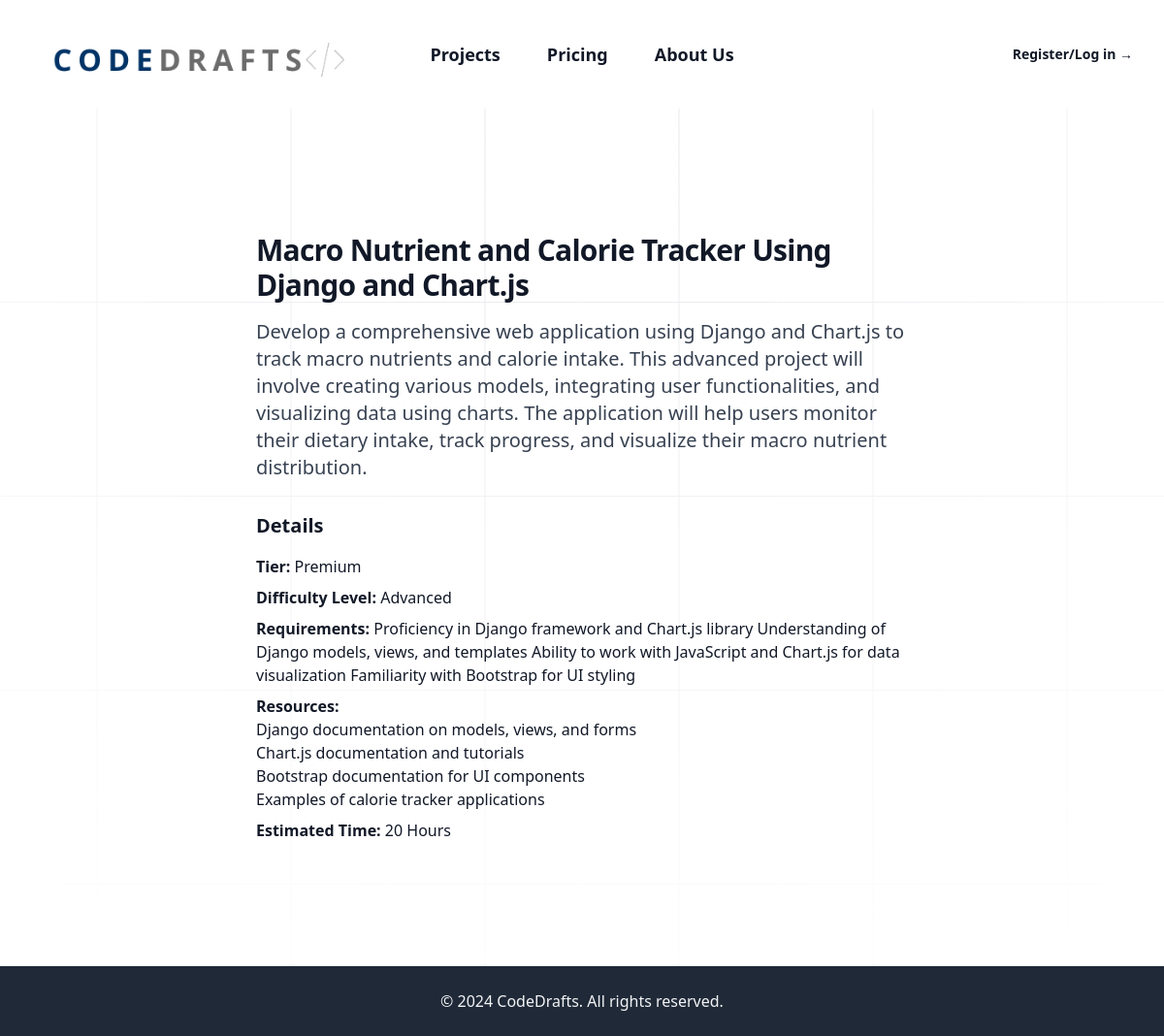
/tracker/, run on the app's committed database.
### main/models.py (models this page shows, shortened)
class Projects(models.Model):
    TIER_CHOICES = [
        ('Free', 'Free'),
        ('Premium', 'Premium'),
    ]
    DIFFICULTY_CHOICES = [
        ('Beginner', 'Beginner'),
        ('Intermediate', 'Intermediate'),
        ('Advanced', 'Advanced'),
    ]
    project_key = models.CharField(max_length=50, unique=True, null=True, blank=True)
    name = models.CharField(max_length=200)
    description = models.TextField()
    tier = models.CharField(max_length=10, choices=TIER_CHOICES)
    difficulty_level = models.CharField(max_length=20, choices=DIFFICULTY_CHOICES, default='Beginner')
    requirements = models.TextField(blank=True)
    is_featured = models.BooleanField(default=False)
    resources = models.TextField(blank=True)
    author = models.ForeignKey(User, on_delete=models.SET_NULL, null=True)
    estimated_time = models.CharField(max_length=50, blank=True)

### main/views.py (the view)
# urls.py: path('tracker/', views.macro_tracker, name='macro'),
def macro_tracker(request):
    project = get_object_or_404(Projects, project_key='macro')
    return render(request, 'main/calorie.html', {
        'project':project
    })

### main/templates/main/calorie.html (shortened to what this page needs)
{% extends 'main/base.html' %}
{% block content %}
<main>
    <div class="relative isolate overflow-hidden bg-white px-6 py-24 sm:py-32 lg:overflow-visible lg:px-0">
        <div class="absolute inset-0 -z-10 overflow-hidden">
        </div>
        <div class="mx-auto max-w-2xl">
            <h1 class="text-3xl font-bold tracking-tight text-gray-900">{{ project.name }}</h1>
            <p class="mt-4 text-xl text-gray-700">{{ project.description }}</p>
            <div class="mt-8">
                <h2 class="text-xl font-semibold">Details</h2>
                <ul class="mt-4 space-y-2">
                    <li><strong>Tier:</strong> {{ project.get_tier_display }}</li>
                    <li><strong>Difficulty Level:</strong> {{ project.get_difficulty_level_display }}</li>
                    <li><strong>Requirements:</strong> {{ project.requirements|default:"N/A" }}</li>
                    <li><strong>Resources:</strong> {{ project.resources|linebreaks|default:"N/A" }}</li>
                    <li><strong>Estimated Time:</strong> {{ project.estimated_time|default:"N/A" }} Hours</li>
                </ul>
            </div>
        </div>
    </div>
</main>
{% endblock %}

### main/static/styles/styles.css (style rules this page uses)
html { scroll-behavior: smooth; }

### main/templates/main/base.html (style rules this page uses)
html, body { height: 100%; margin: 0; }
body { display: flex; flex-direction: column; }
main { flex: 1; }

### data on the page
Projects: name "Macro Nutrient and Calorie Tracker Using Django and Chart.js", description "Develop a comprehensive web application using Django and Chart.js to track macro nutrients and calorie intake. This advanced project will involve creating various models, integrating user functionalities, and visualizing data using charts. The application will help users monitor their dietary intake, track progress, and visualize their macro nutrient distribution.", tier "Premium", difficulty_level "Advanced", requirements "Proficiency in Django framework and Chart.js library Understanding of Django models, views, and templates Ability to work with JavaScript and Chart.js for data visualization Familiarity with Bootstrap for UI styling", resources "Django documentation on models, views, and forms Chart.js documentation and tutorials Bootstrap documentation for UI components Examples of calorie tracker applications", estimated_time "20"
